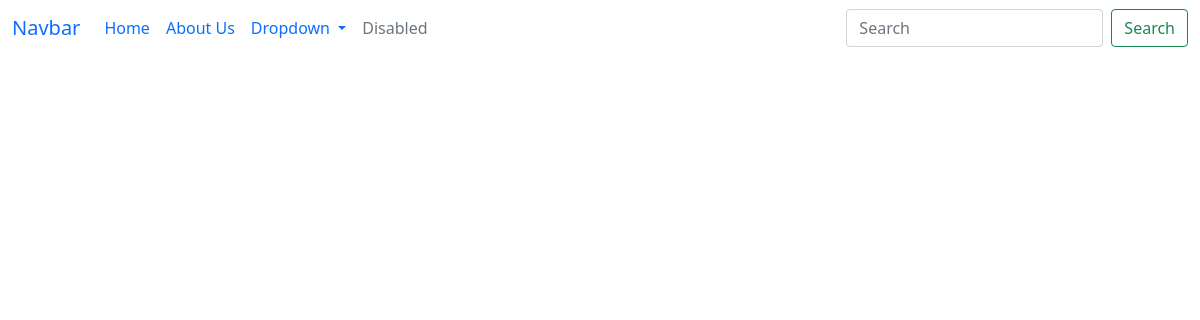
Page /aboutus/ on the earlier database version.
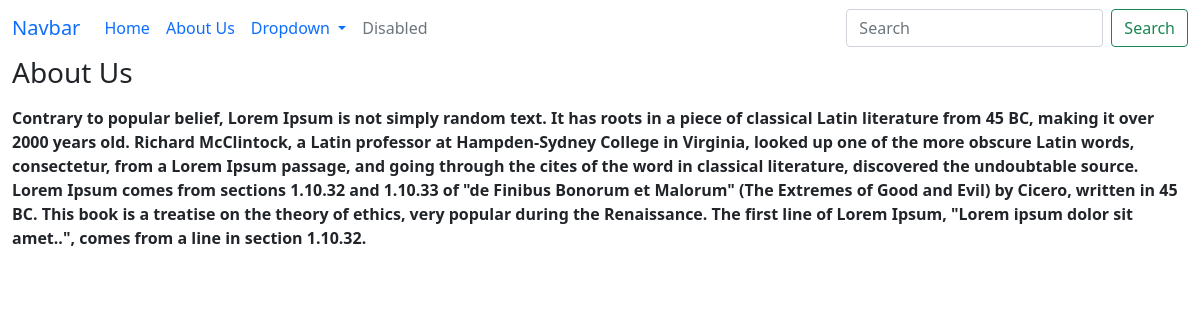
Same page on the later database version.
### about/models.py (models this page shows)
class AboutUs(models.Model):
    title=models.CharField(max_length=100)
    about_data=HTMLField()

### about/views.py (the view)
# urls.py: path('aboutus/',aboutus,name='aboutus')
def aboutus(request):
    data=AboutUs.objects.all()
    about_data = {
        'about_data':data
    }
    return render (request,'aboutus.html',about_data)

### templates/aboutus.html
{% include 'header.html' %}
<div class="container-fluid">
    {% for i in about_data %}
    <div>
        <h3>{{ i.title }}</h3>
        <p>{{ i.about_data | safe }}</p>
    </div>
     {% endfor %}
</div>
{% include 'footer.html' %}

Differences in the rows shown:
added AboutUs: title "About Us", about_data "Contrary to popular belief, Lorem Ipsum is not simply random text. It has roots in a piece of classical Latin literature from 45 BC, making it over 2000 years old. Richard McClintock, a Latin professor at Hampden-Sydney College in Virginia, looked up one of the more obscure Latin words, consectetur, from a Lorem Ipsum passage, and going through the cites of the word in classical literature, discovered the undoubtable source. Lorem Ipsum comes from sections 1.10.32 and 1.10.33 of \"de Finibus Bonorum et Malorum\" (The Extremes of Good and Evil) by Cicero, written in 45 BC. This book is a treatise on the theory of ethics, very popular during the Renaissance. The first line of Lorem Ipsum,…"
